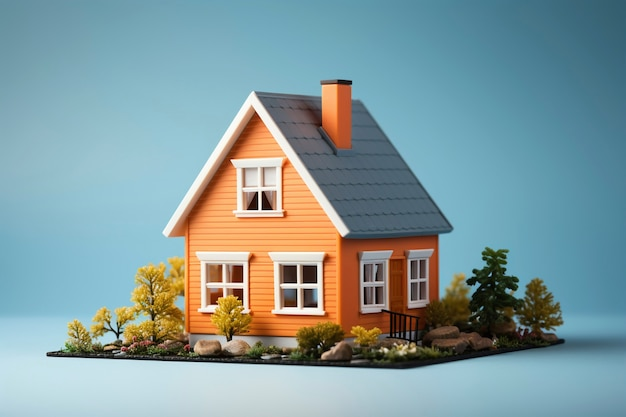
#> input picture lab02 assignment/lab02 assignment/lab02_code/test_image.jpg, 626 x 417 px, found by its file name
$ python canny_edge_detection.py
#> lines starting #> are read from the running program, lines starting #| are printed output that depends on the picture; after the words box and inside, x2 and y2 are one past the last pixel; in counts of white or black regions, pixels touching at a corner belong together
#> in main, image_bgr is the input picture: shape (417, 626, 3); mean B, G, R 156.4, 154.1, 130.2
### lab02 assignment/lab02 assignment/lab02_code/utils.py
import numpy as np
import cv2

import numpy as np

def compute_gaussian_kernel(kernel_size: int, sigma=1):
    """
    Given an odd kernel_size (3, 5, 7, etc.) and sigma value,
    create a Gaussian kernel. Normalize the kernel before returning.
    """
    # 1) Ensure kernel_size is odd
    assert kernel_size % 2 == 1, "Kernel size must be an odd number"

    # 2) Create a meshgrid centered at 0
    k = kernel_size // 2
    x, y = np.meshgrid(np.arange(-k, k+1), np.arange(-k, k+1))

    # 3) Compute the Gaussian function
    kernel = np.exp(-(x**2 + y**2) / (2 * sigma**2))

    # 4) Normalize so sum of all elements = 1
    kernel /= np.sum(kernel)

    return kernel


def convolve(img, kernel):
    """
    Convolve function for odd dimensions.
    IT CONVOLVES IMAGES
    """
    if kernel.shape[0] % 2 != 1 or kernel.shape[1] % 2 != 1:
        raise ValueError("Only odd dimensions on filter supported")

    img_height = img.shape[0]
#> img_height = 417
    img_width = img.shape[1]
#> img_width = 626
    pad_height = kernel.shape[0] // 2
    pad_width = kernel.shape[1] // 2

    pad = ((pad_height, pad_height), (pad_height, pad_width))
    g = np.empty(img.shape, dtype=np.float64)
    img = np.pad(img, pad, mode='constant', constant_values=0)

    #Do convolution
    for i in np.arange(pad_height, img_height+pad_height):
        for j in np.arange(pad_width, img_width+pad_width):
            roi = img[i - pad_height:i + pad_height +
                      1, j - pad_width:j + pad_width + 1]
            g[i - pad_height, j - pad_width] = (roi*kernel).sum()

    if (g.dtype == np.float64):
        kernel = kernel / 255.0
        kernel = (kernel*255).astype(np.uint8)
    else:
        g = g + abs(np.amin(g))
        g = g / np.amax(g)
        g = (g*255.0)

    return g

# [14 lines left out: function cv2_imshow, not called in this run]

### lab02 assignment/lab02 assignment/lab02_code/canny_edge_detection.py
import numpy as np
import cv2
from utils import compute_gaussian_kernel, convolve, cv2_imshow
def apply_sobel_filters(img):
    """
    Args:
    - img: Input image (2D numpy array).

    Returns:
    - G: Gradient magnitude (scaled to 0-255).
    - theta: Gradient direction (radians, range [-pi, pi]).
    """
    # Define Sobel kernels
    sobel_kx = np.array([
        [-1, 0, 1],
        [-2, 0, 2],
        [-1, 0, 1]
    ], dtype=np.float32)

    sobel_ky = np.array([
        [-1, -2, -1],
        [ 0,  0,  0],
        [ 1,  2,  1]
    ], dtype=np.float32)

    # Convolve the image with both Sobel kernels
    img_x = convolve(img, sobel_kx)
#> after the loop in convolve (call 2), `for i in np.arange(pad_height, img_height+pad_height):`:
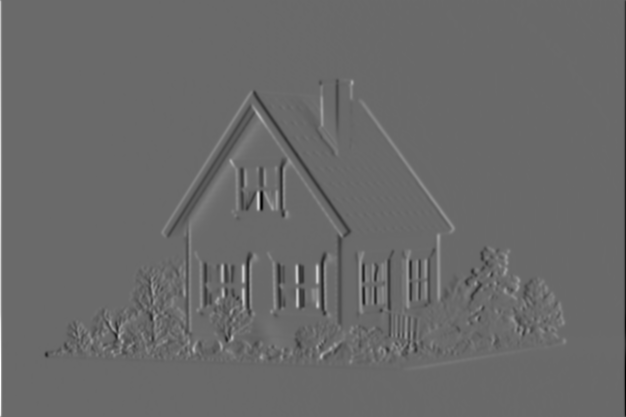
#> g: shape (417, 626) float64; min -588.2, max 824.5, mean -0.2; drawn with min black and max white
    img_y = convolve(img, sobel_ky)
#> after the loop in convolve (call 3), `for i in np.arange(pad_height, img_height+pad_height):`:
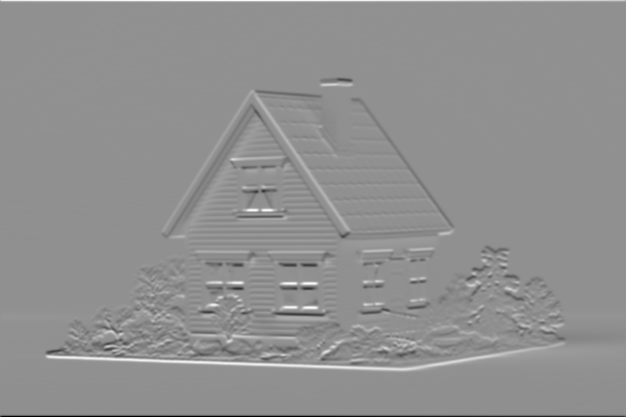
#> g: shape (417, 626) float64; min -766.9, max 587.2, mean 0.3; drawn with min black and max white

    # Compute the gradient magnitude
    G = np.sqrt(img_x**2 + img_y**2)
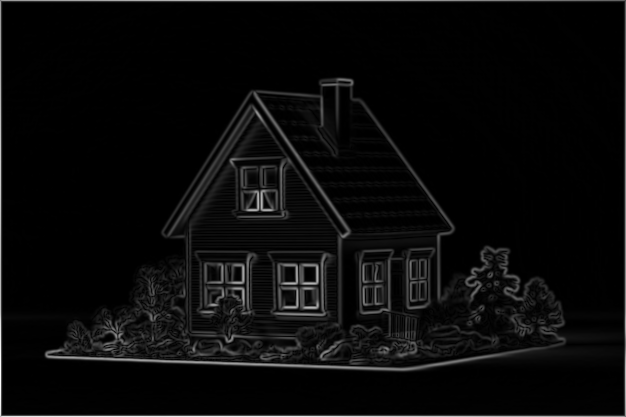
#> G: shape (417, 626) float64; min 0, max 824.5, mean 34.3; drawn with min black and max white

    # Scale G to the range 0-255
    min_val, max_val = np.min(G), np.max(G)
#> min_val = 0; max_val = 824.5
    # Avoid division by zero in case the image is uniform
    if max_val - min_val == 0:
        G = np.zeros_like(G)
    else:
        G = (G - min_val) / (max_val - min_val) * 255

    # Compute the gradient direction with arctan2
    theta = np.arctan2(img_y, img_x)
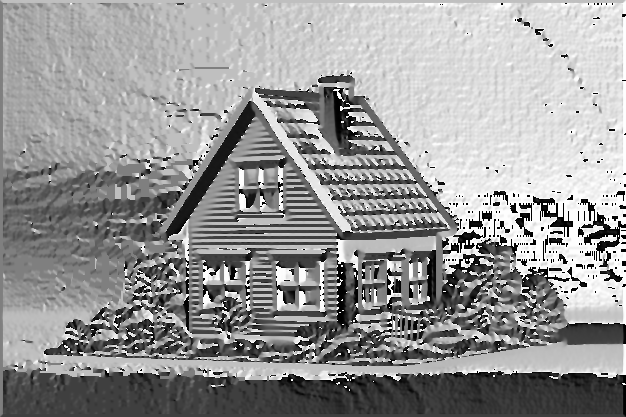
#> theta: shape (417, 626) float64; min -3.14, max 3.14, mean 0.595; drawn with min black and max white

    return G, theta

def non_maximal_suppression(img, gradient_angle): # gradient_angle is in radians
    """
    Apply Non maximum supression to thin out the edges
    Args:
        - gradient_angle: theta resulted from apply_sobel_filters function
    """
    img_out = np.zeros((img.shape[0],img.shape[1])) # image after non max suppression
    angle_degrees = gradient_angle * 180. / np.pi
    angle_degrees[angle_degrees < 0] += 180
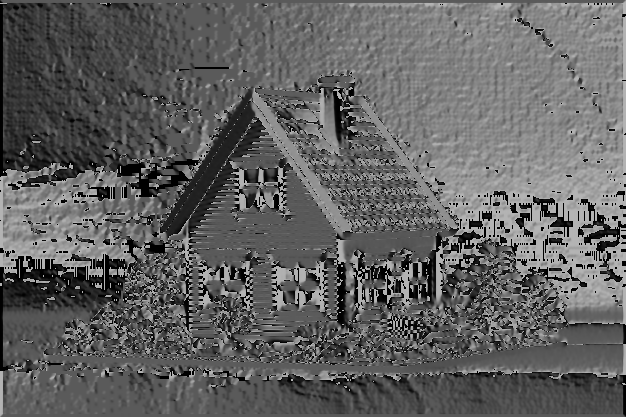
#> angle_degrees: shape (417, 626) float64; min 0, max 180, mean 97.4
    for i in range(1,img.shape[0]-1):
        for j in range(1,img.shape[1]-1):
            prev_pixel = 0 # previous pixel in the direction of gradient
            next_pixel = 0
            # close to horizontal
            if (0 <= angle_degrees[i,j] < 22.5) or (157.5 <= angle_degrees[i,j]<= 180):
                prev_pixel = img[i, j-1] # i is row, j is column
                next_pixel = img[i, j+1]
            # close to 45 degrees
            elif (22.5 <= angle_degrees[i,j] < 67.5):
                prev_pixel = img[i+1, j-1]
                next_pixel = img[i-1, j+1]
            #close to 90 degrees
            elif (67.5 <= angle_degrees[i,j] < 112.5):
                prev_pixel = img[i+1, j]
                next_pixel = img[i-1, j]
            #close to 135 degrees
            elif (112.5 <= angle_degrees[i,j] < 157.5):
                prev_pixel = img[i-1, j-1]
                next_pixel = img[i+1, j+1]
            # compare previous and next pixels in the gradient direction and
            # zero out current pixel if it is smaller than the prev. or next.
            if (img[i,j] >= prev_pixel) and (img[i,j] >= next_pixel):
                img_out[i,j] = img[i,j]
            else:
                img_out[i,j] = 0
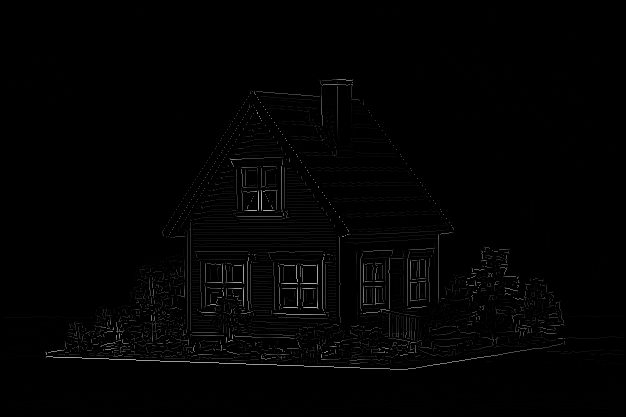
#> img_out: shape (417, 626) float64; min 0, max 181.6, mean 2.6
    return img_out

def double_threshold_image(img, lowThreshold=20, highThreshold=80, weak_value=50):
    """
    Apply double thresholding to the image based on the provided thresholds.

    Args:
    - img: Input image (2D numpy array).
    - lowThreshold: Lower threshold value.
    - highThreshold: Upper threshold value.
    - weak_value: Value to assign to pixels in the weak range.

    Returns:
    - thresholded_img: Output image after applying double thresholding.
    """
#> called with lowThreshold = 10, highThreshold = 20, weak_value = 15
    W, H = img.shape  # Get the dimensions of the input image
#> W = 417; H = 626
    thresholded_img = np.zeros((W, H), dtype=np.int32)  # Initialize the output image with zeros

    strong_value = 255  # The value for "strong" pixels

    # Determine the indices of strong, weak, and zero-value pixels
    # Use np.where() with appropriate condition checks for weak, strong, and zero thresholds
    # 1. Pixels below lowThreshold → Zero
    zeros_i, zeros_j = np.where(img < lowThreshold)

    # 2. Pixels between lowThreshold and highThreshold → Weak
    weak_i, weak_j = np.where((img >= lowThreshold) & (img < highThreshold))
#> weak_i = 5618 values from 79 to 364; weak_j = 5618 values, max 622 at index 5089, min 64 at index 5180, mean 316.1

    # 3. Pixels above highThreshold → Strong
    strong_i, strong_j = np.where(img >= highThreshold)
#> strong_i = 9231 values from 79 to 369; strong_j = 9231 values, max 565 at index 7061, min 45 at index 8001, mean 298.8
#> in main, `dt_image = double_threshold_image(nms_image, low_threshold, high_thres..`: dt_image: shape (417, 626) int32; 3 distinct labels, from 0 to 255


    # Assign strong, weak, and zero values to the thresholded image
    thresholded_img[strong_i, strong_j] = strong_value  # Assign strong_value to strong pixels
    thresholded_img[weak_i, weak_j] = weak_value  # Assign weak_value to weak pixels
    thresholded_img[zeros_i, zeros_j] = 0  # Assign 0 to the rest

    return thresholded_img

def hysteresis(img, weak, strong=255):
    """
    Perform hysteresis to link weak pixels to strong ones if connected.

    Args:
    - img: Input thresholded image.
    - weak: Value representing weak pixels.
    - strong: Value representing strong pixels (default: 255).

    Returns:
    - img: Image after applying hysteresis to link weak pixels to strong ones.
    """
#> called with weak = 15, strong = 255
    for i in range(1, img.shape[0] - 1):  # Traverse the image, avoiding the borders
        for j in range(1, img.shape[1] - 1):
            if img[i, j] == weak:  # Check if the pixel is weak
                # Check if any of the 8 neighboring pixels are strong
                # TODO: Complete the condition to check neighboring strong pixels
                if (img[i-1, j-1] == strong) or (img[i, j-1] == strong) or \
                   (img[i+1, j-1] == strong) or (img[i-1, j] == strong) or \
                   (img[i+1, j] == strong) or (img[i-1, j+1] == strong) or \
                   (img[i, j+1] == strong) or (img[i+1, j+1] == strong):
                    img[i, j] = strong  # Convert weak pixel to strong
                else:
                    img[i, j] = 0  # Set isolated weak pixels to 0
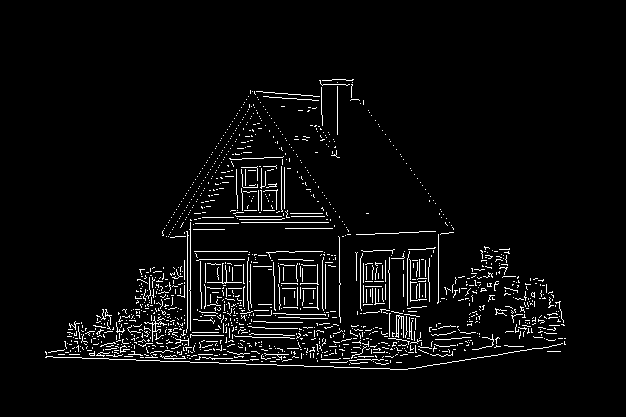
#> img: shape (417, 626) int32; 4% white in thin lines or dots, all inside (x1, y1, x2, y2) = (45, 79, 566, 370)
    return img

def main():
    """
    Main function to perform edge detection using the following steps:
    1. Load an image.
    2. Convert it to grayscale.
    3. Compute and apply a Gaussian kernel for smoothing.
    4. Apply Sobel filters to get gradient magnitudes and directions.
    5. Perform non-maximal suppression to thin out edges.
    6. Apply double thresholding to classify pixels as strong, weak, or zero.
    7. Use hysteresis to finalize edge detection by linking weak edges to strong ones.
    8. Display the final result (using cv2_show function)
    """
    # --- Step 0: Configuration ---
    low_threshold = 10
    high_threshold = 20
    weak_value = 15
    kernel_size = 5
    sigma = 1.0

    # --- Step 1: Load an image ---
    image_path = r"D:\Computer-Vision-2025-Jan-25_19-39-22-456\Computer-Vision-2025-Jan-25_19-39-22-456\viewer\files\lab02 assignment\lab02 assignment\lab02_code\test_image.jpg"
    image_bgr = cv2.imread(image_path)
    if image_bgr is None:
        raise FileNotFoundError(f"Could not load image at {image_path}")

    # --- Step 2: Convert to grayscale ---
    image_gray = cv2.cvtColor(image_bgr, cv2.COLOR_BGR2GRAY)

    # --- Step 3: Compute and apply Gaussian kernel for smoothing ---
    gauss_kernel = compute_gaussian_kernel(kernel_size, sigma)
    # smoothed_image = convolve(image_gray, gauss_kernel)  # If using scipy.ndimage.convolve
    # Or, if you have your own convolve function:
    smoothed_image = convolve(image_gray, gauss_kernel)

    # --- Step 4: Apply Sobel filters to get gradient magnitude and direction ---
    grad_magnitude, grad_direction = apply_sobel_filters(smoothed_image)

    # --- Step 5: Non-maximal suppression to thin out edges ---
    nms_image = non_maximal_suppression(grad_magnitude, grad_direction)

    # --- Step 6: Apply double thresholding ---
    dt_image = double_threshold_image(nms_image, low_threshold, high_threshold, weak_value)

    # --- Step 7: Use hysteresis to finalize edge detection (link weak edges) ---
    final_edges = hysteresis(dt_image,weak_value)

    # --- Step 8: Display or save the result ---
    # cv2_show(final_edges, title="Final Edge Detection")
    # If you want to show with cv2.imshow instead:
    cv2.imshow("Final Edge Detection", final_edges.astype(np.uint8))
    cv2.waitKey(0)
    cv2.destroyAllWindows()
    saved_path = "final_edges.jpg"
    cv2.imwrite(saved_path, final_edges.astype(np.uint8))
    print(f"Final edge-detected image saved to: {saved_path}")
    # Optionally, save the final result if desired:
    # cv2.imwrite("final_edges.jpg", final_edges)

# Run the program
if __name__ == "__main__":
    main()
